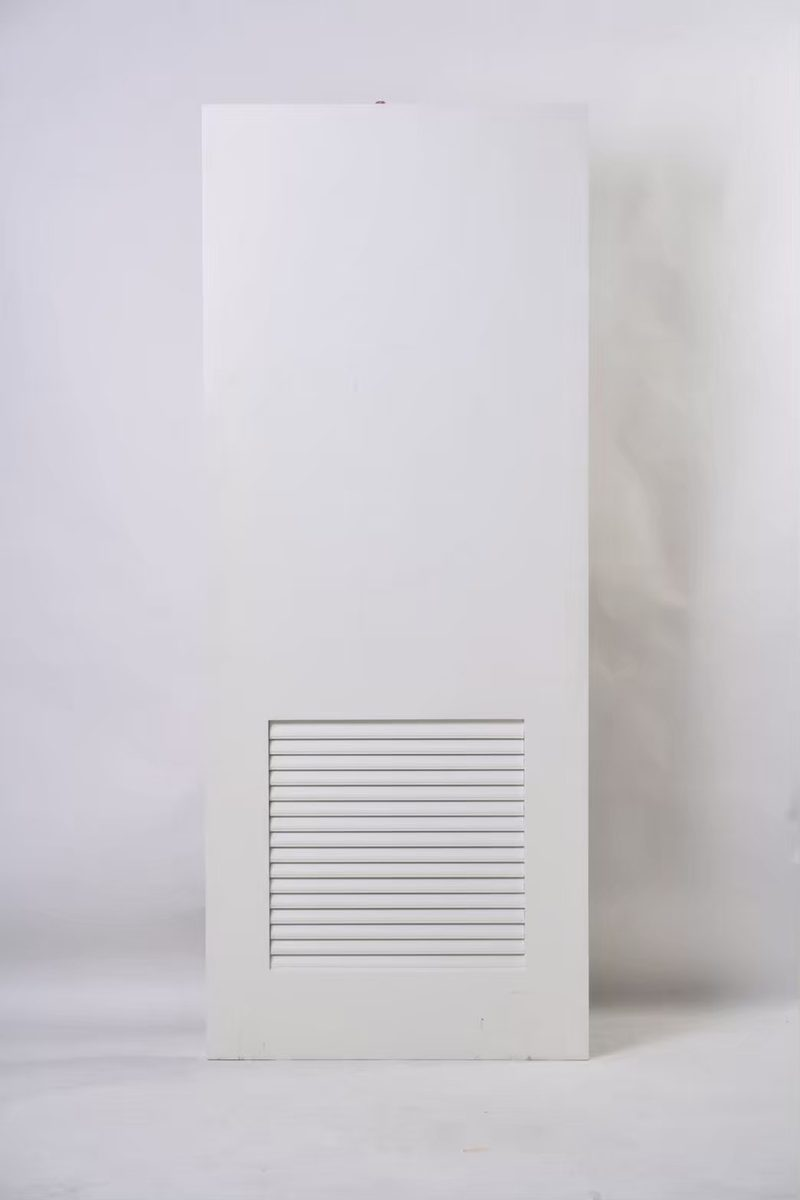
#> input picture entech-shop/assets/door-originals/door-edm-01.jpg, 800 x 1200 px
$ python -i studio.py   (imports and definitions only)
#> lines starting #> are read from the running program, lines starting #| are printed output that depends on the picture
#> further down, picture is the input picture: PIL image 800x1200 RGB; mean R, G, B 206, 203.4, 208.6
"""ปรับรูปสินค้าที่ตัดพื้นหลังแล้วให้ดูเหมือนถ่ายในสตูดิโอเดียวกัน (ใช้ร่วมกับ make-hero.py และ make-collages.py)
- grade(): เก็บขอบ (ตัดเส้นขอบมืดจากพื้นหลังเดิม) · ปรับระดับแสงให้ไฮไลต์/เงาเท่ากันทุกรูป · ลดสีเพี้ยนในส่วนสีเทา/ขาว/ดำ
           · ใส่ทิศแสงเดียวกัน (สว่างจากซ้ายบน มืดลงทางขวาล่าง)
- backdrop(): ฉากสตูดิโอ (ผนังโค้งสีขาวอมเทา + พื้นไล่เฉด)
- contact_shadow(): เงาใต้สินค้าแบบเดียวกันทุกชิ้น
"""
import numpy as np
from PIL import Image, ImageDraw, ImageFilter


def grade(im: Image.Image) -> Image.Image:
    im = im.convert('RGBA')
    a = im.getchannel('A')
#> a: PIL image 800x1200 L; every value is 255
    # ขอบ: หด 1px แล้วเบลอนิด ๆ — ตัดเส้นขอบที่ติดสีพื้นหลังเดิม (โรงงาน/พื้นมืด)
    a = a.point(lambda v: 255 if v > 128 else v).filter(ImageFilter.MinFilter(3)).filter(ImageFilter.GaussianBlur(0.7))
    rgb = np.asarray(im.convert('RGB')).astype(np.float32)
    mask = np.asarray(a) > 200
#> mask: shape (1200, 800) bool; every value is 1
    if mask.sum() < 50:
        return im
    px = rgb[mask]
    lum = px @ np.array([0.299, 0.587, 0.114], np.float32)
    # 1) ระดับแสง: ไฮไลต์ (p99.5) → 246 · เงาเข้มสุด (p0.5) ลึกลงเล็กน้อย — สีเดิมของสินค้าไม่เปลี่ยน (สเกลทุกช่องเท่ากัน)
    lo, hi = np.percentile(lum, 0.5), np.percentile(lum, 99.5)
#> lo = 130.1; hi = 227.7
    tlo = lo * 0.8
#> tlo = 104
    k = (246 - tlo) / max(hi - lo, 1)
#> k = 1.45
    rgb = (rgb - lo) * k + tlo
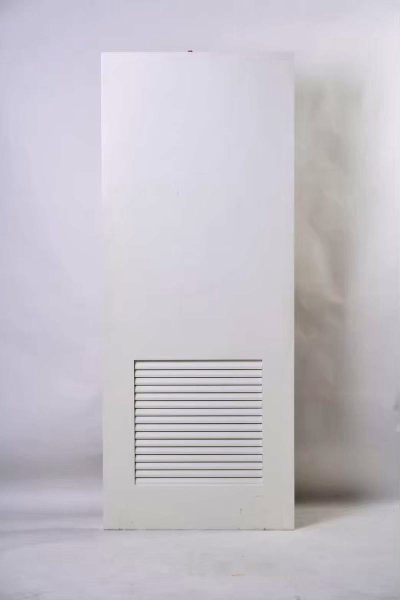
#> rgb: shape (1200, 800, 3) float32 (shown at 1/2 size); mean R, G, B 214.1, 210.6, 218.1; drawn with min black and max white
    # 2) สีเพี้ยน: ใช้พิกเซลที่เกือบไม่มีสี (เทา/ขาว/ดำ) เป็นตัวอ้างอิง ดึงให้เป็นกลาง 60%
    px = rgb[mask]
    mx, mn = px.max(1), px.min(1)
    sat = (mx - mn) / np.maximum(mx, 1)
    neutral = (sat < 0.12) & (mx > 40) & (mx < 235)
    if neutral.mean() > 0.04:
        m = px[neutral].mean(0)
#> m = [208.2, 204.5, 210.4]
        gain = 1 + 0.6 * (m.mean() / np.maximum(m, 1) - 1)
#> gain = [0.999, 1.01, 0.992]
        rgb *= gain
    # 3) ทิศแสงเดียวกัน: สว่างจากซ้ายบน
    ys, xs = np.nonzero(mask)
    x0, x1, y0, y1 = xs.min(), xs.max(), ys.min(), ys.max()
#> x0 = 0; x1 = 799; y0 = 0; y1 = 1199
    gx = np.clip((np.arange(rgb.shape[1]) - x0) / max(x1 - x0, 1), 0, 1)
#> gx = 800 values from 0 to 1
    gy = np.clip((np.arange(rgb.shape[0]) - y0) / max(y1 - y0, 1), 0, 1)
#> gy = 1200 values from 0 to 1
    light = (1.07 - 0.15 * gx)[None, :] * (1.03 - 0.08 * gy)[:, None]
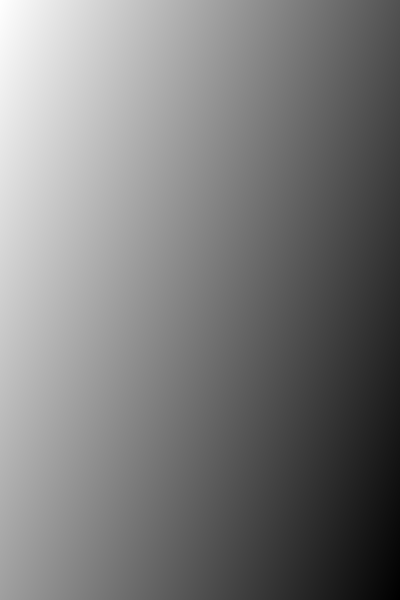
#> light: shape (1200, 800) float64 (shown at 1/2 size); min 0.874, max 1.1, mean 0.985; drawn with min black and max white
    rgb *= light[..., None]
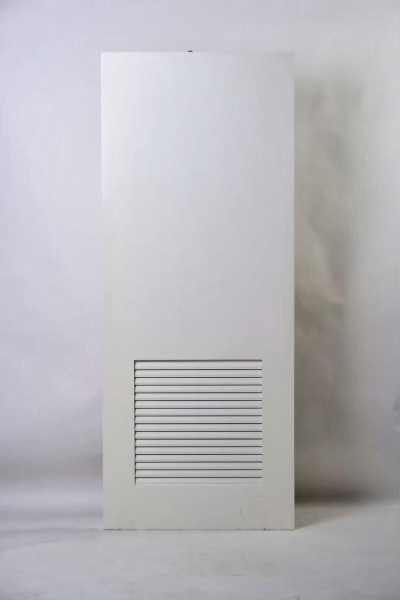
#> rgb: shape (1200, 800, 3) float32 (shown at 1/2 size); mean R, G, B 211.4, 210.1, 214; drawn with min black and max white
    out = Image.fromarray(np.clip(rgb, 0, 255).astype(np.uint8), 'RGB').convert('RGBA')
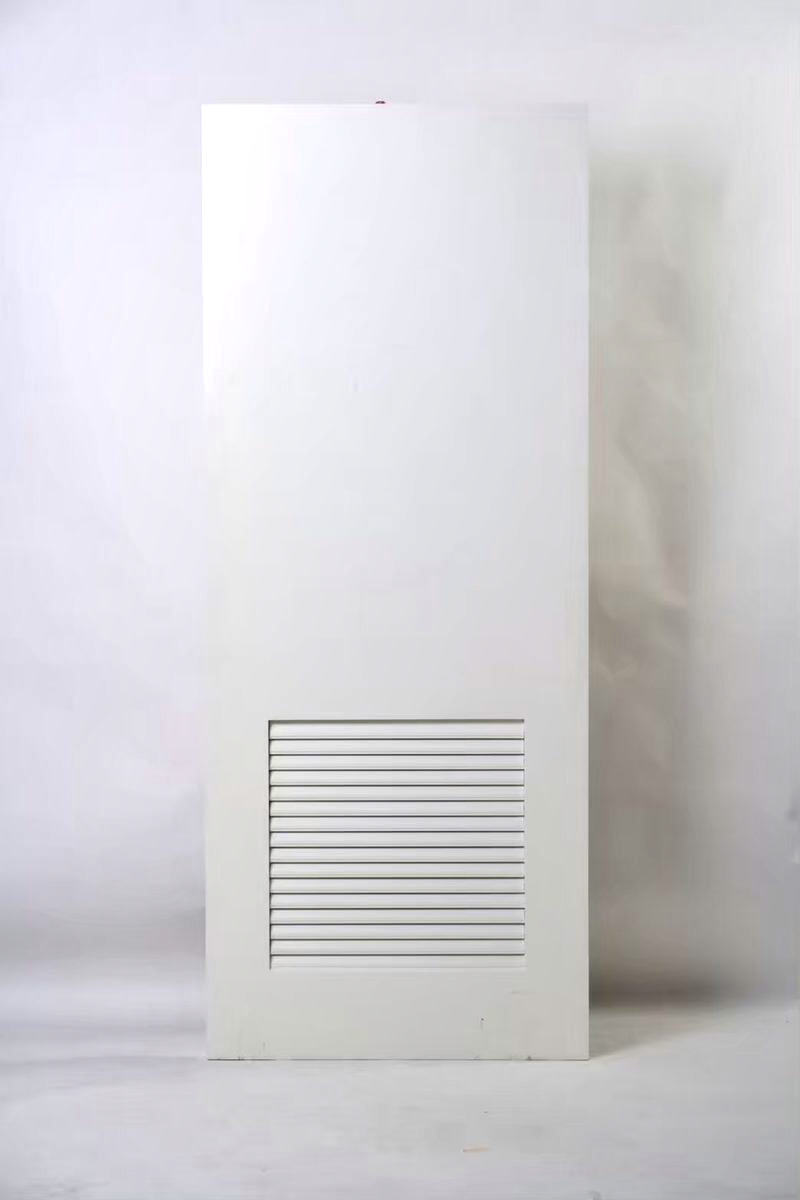
#> out: PIL image 800x1200 RGBA; mean R, G, B, A 210.9, 209.5, 213.4, 255
    out.putalpha(a)
    return out


# [22 lines left out: functions backdrop, contact_shadow, not called in this run]

>>> from PIL import Image
>>> picture = Image.open('../assets/door-originals/door-edm-01.jpg')
>>> result = grade(picture)

$ run again, on entech-shop/assets/door-originals/door-edm-03.jpg
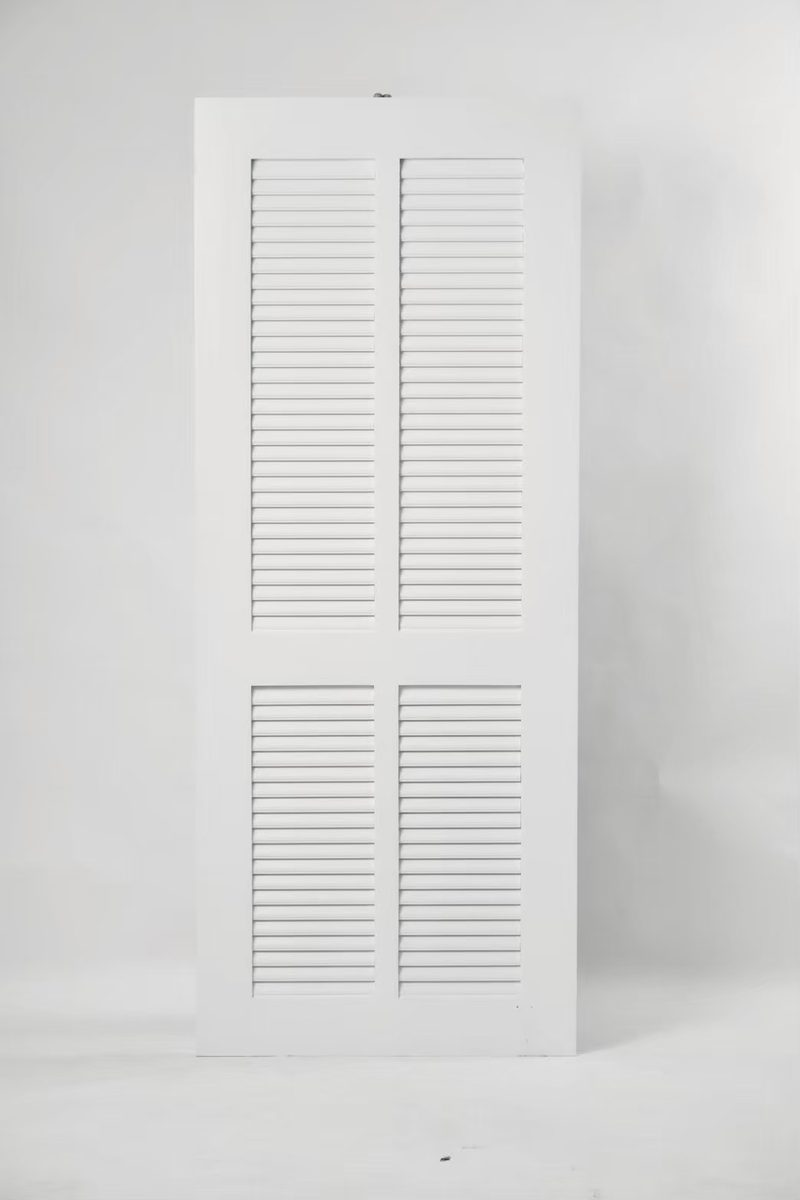
#> input picture entech-shop/assets/door-originals/door-edm-03.jpg, 800 x 1200 px
#> picture is the input picture: PIL image 800x1200 RGB; mean R, G, B 213.9, 213.7, 212.6
#> a: PIL image 800x1200 L; every value is 255
#> mask: shape (1200, 800) bool; every value is 1
#> lo = 147.8; hi = 233.1
#> tlo = 118.2
#> k = 1.5
#> m = [213.1, 213, 211.6]
#> gain = [0.998, 0.999, 1]
#> x0 = 0; x1 = 799; y0 = 0; y1 = 1199
#> gx = 800 values from 0 to 1
#> gy = 1200 values from 0 to 1
#> in grade, `out = Image.fromarray(np.clip(rgb, 0, 255).astype(np.uint8), 'RGB').co..`:
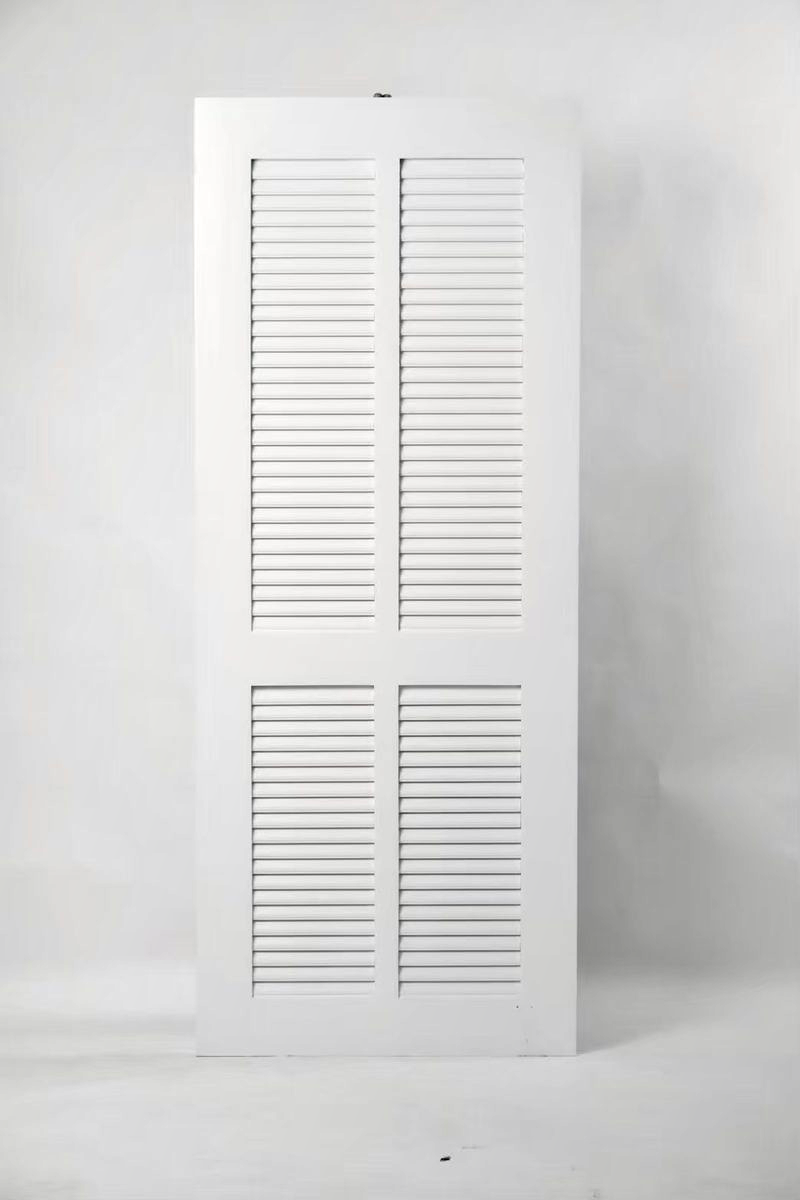
#> out: PIL image 800x1200 RGBA; mean R, G, B, A 213.3, 213.1, 212.3, 255

$ run again, on entech-shop/assets/door-originals/door-edm-06.jpg
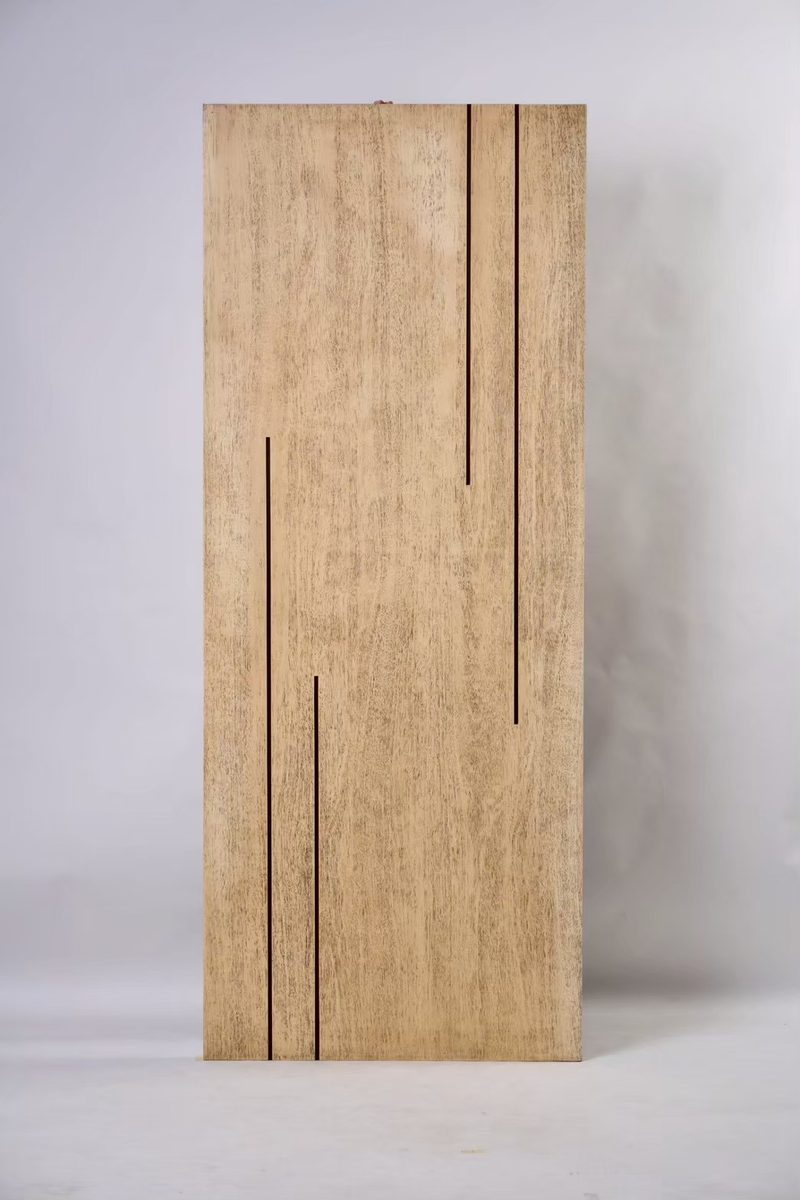
#> input picture entech-shop/assets/door-originals/door-edm-06.jpg, 800 x 1200 px
#> picture is the input picture: PIL image 800x1200 RGB; mean R, G, B 194.3, 179.5, 170.1
#> a: PIL image 800x1200 L; every value is 255
#> mask: shape (1200, 800) bool; every value is 1
#> lo = 17.66; hi = 223
#> tlo = 14.13
#> k = 1.13
#> m = [211, 206.1, 212.2]
#> gain = [0.997, 1.01, 0.993]
#> x0 = 0; x1 = 799; y0 = 0; y1 = 1199
#> gx = 800 values from 0 to 1
#> gy = 1200 values from 0 to 1
#> in grade, `rgb *= light[..., None]`:
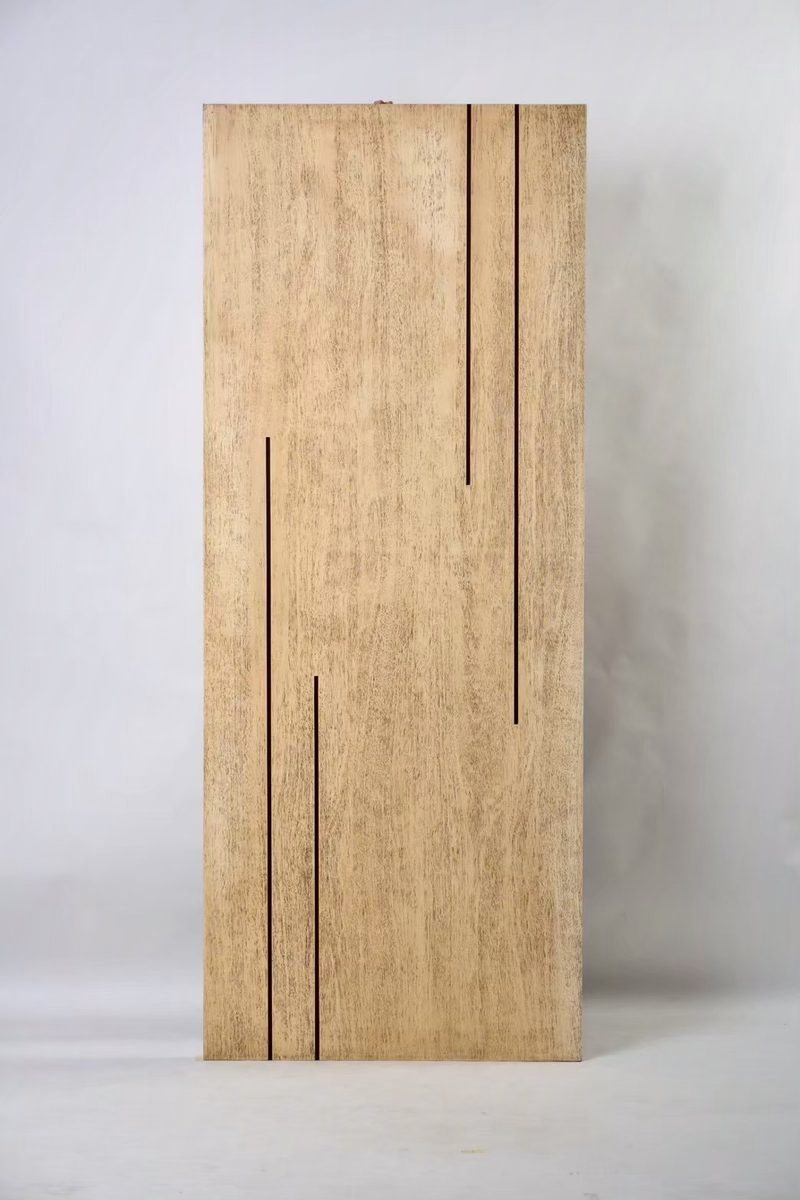
#> rgb: shape (1200, 800, 3) float32; mean R, G, B 210, 196.3, 182.6; drawn with min black and max white
